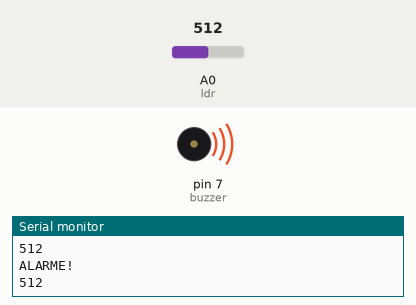
Simulated run of this sketch. Board: Arduino Uno, built with avr-gcc and run on an emulated ATmega328P. On the bench: buzzer (waves = sounding, pin HIGH), the last lines printed to the serial monitor. The test bench sets the inputs (shaded band); at power-on: A0 (ldr) = 512.

Above: at 1.3 s.
1.4 s: A0 (ldr) set to 482
At 2.7 s:
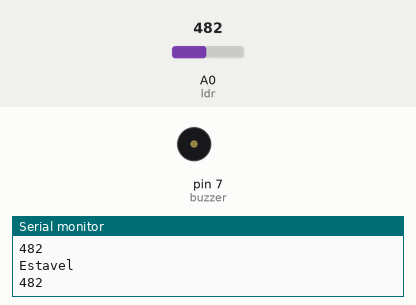
3.0 s: A0 (ldr) set to 510
At 4.1 s:
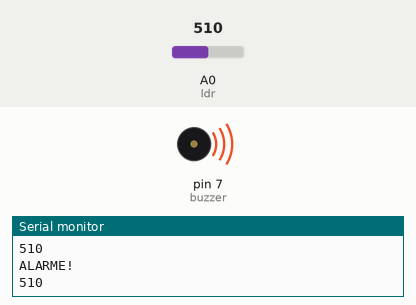
4.5 s: A0 (ldr) set to 490
At 5.3 s:
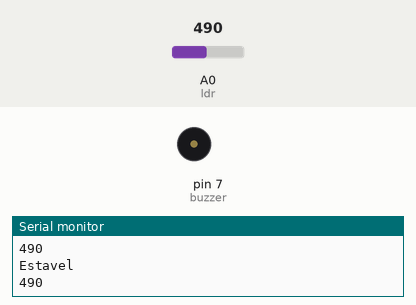
Timing chart, 0 to 7.5 s (numbered marks = the images above; inputs shaded):
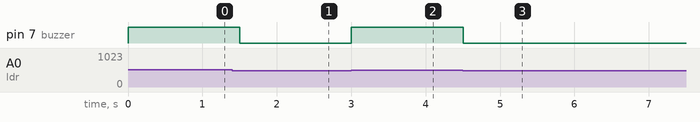

The sketch:

alarmelaser_funcional.ino
```cpp
int var;

void setup() {

  pinMode(A0,INPUT); // ldr
  pinMode(7,OUTPUT); // buzzer
  Serial.begin(9600); // inicia o monitor serial

}

void loop() {

  var = analogRead(A0); // Da o valor da intensidade do laser para a variavel var
  if(var < 500){ // verifica, pela intensidade do laser se deve apitar ou não
    Serial.println("Estavel");
    Serial.println(var);
    digitalWrite(7,LOW);
    delay(500);
} else{
    Serial.println("ALARME!");
    Serial.println(var);
    digitalWrite(7,HIGH);
    delay(500);
}

}
```

Measured:
- the behaviour switches between 500 and 499 on A0 (ldr) (found by bisection; images 0 and 1)
- after the input at 1.4 s, pin 7 (buzzer): HIGH → LOW after 0.10 s
- after the input at 3.0 s, pin 7 (buzzer): LOW → HIGH at once
- after the input at 4.5 s, pin 7 (buzzer): HIGH → LOW at once
